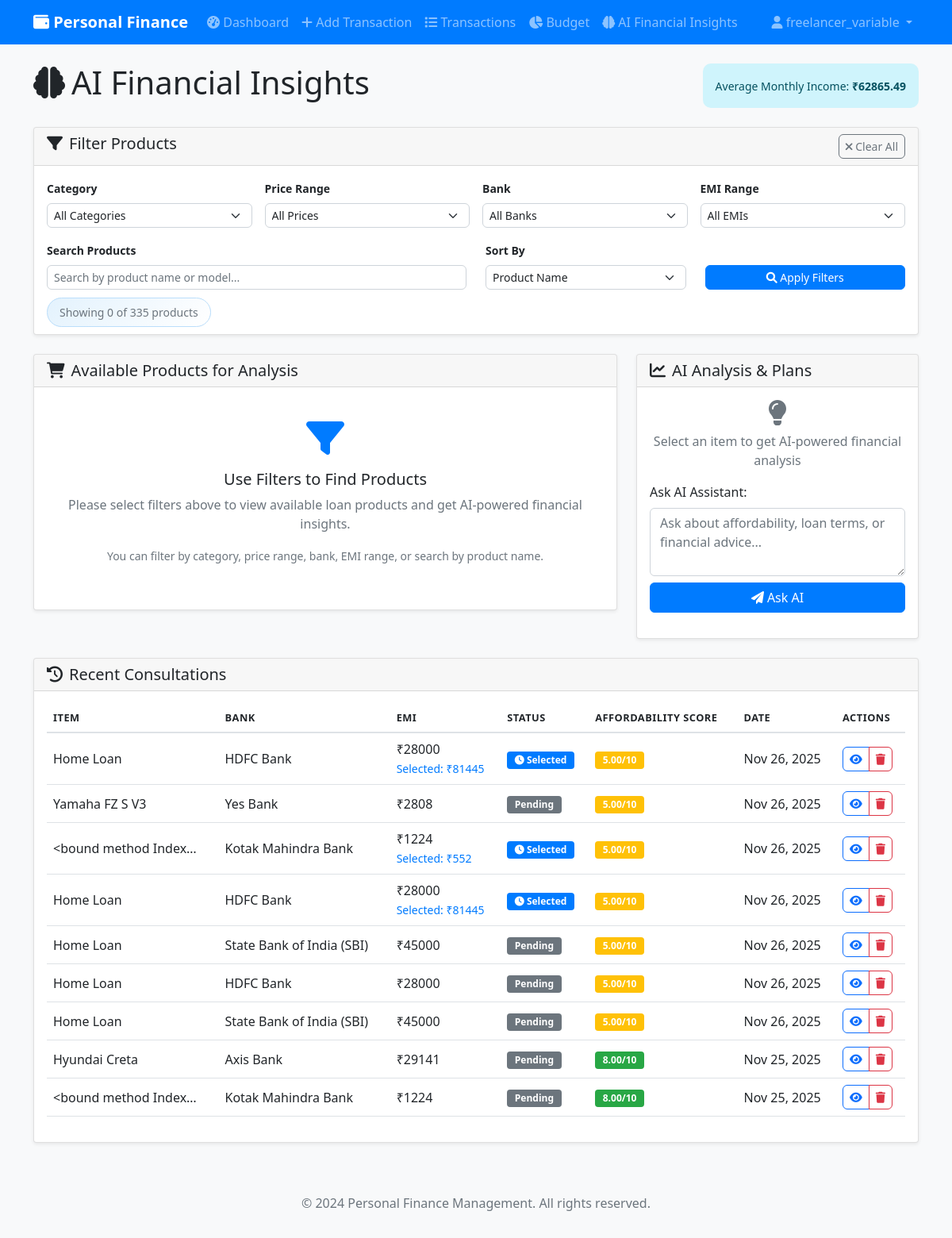
/user/ai-financial-insights/ (signed in), run on an earlier commit of the app's database.
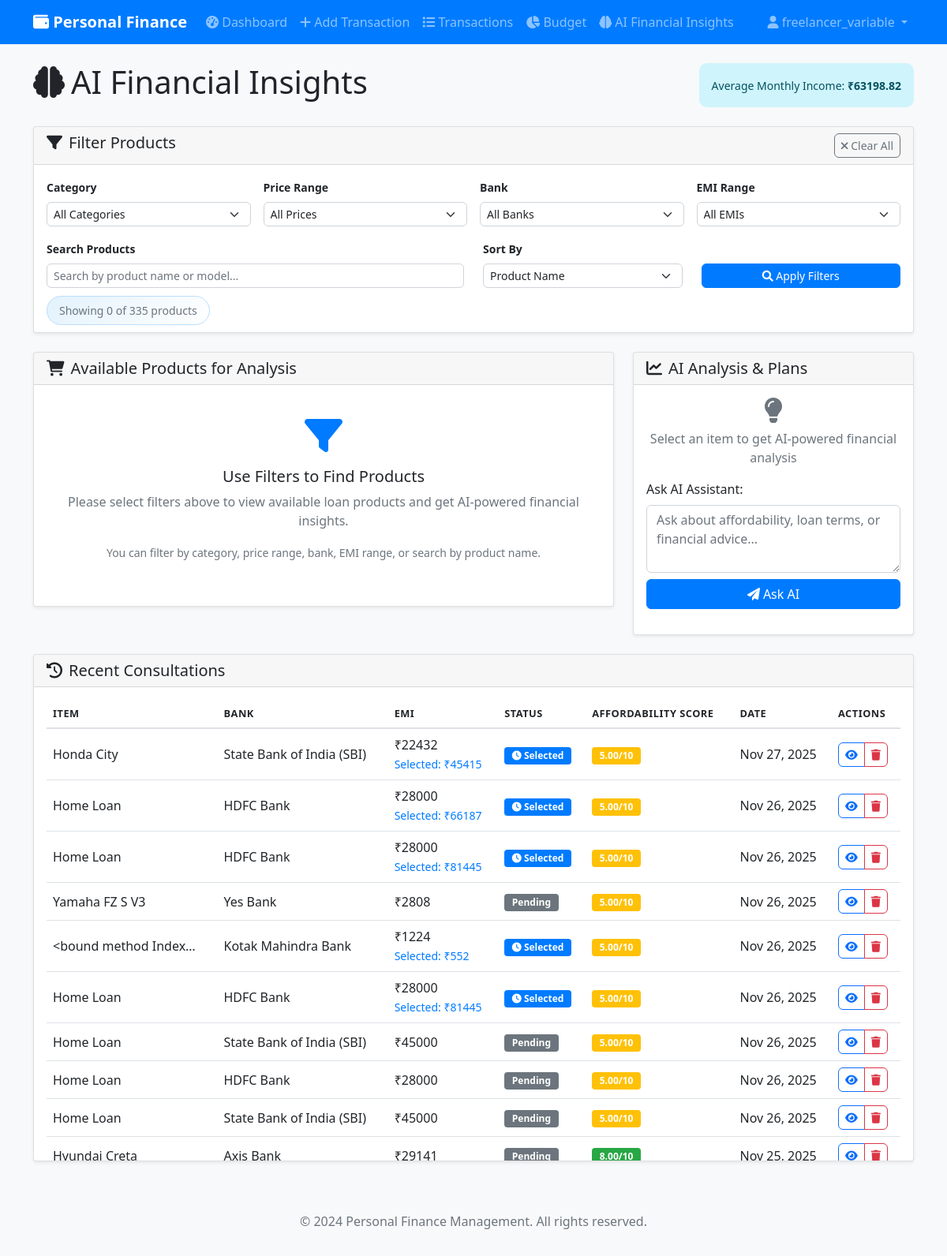
And on a later commit of the database.
### user/models.py (models this page shows, shortened)
class AIConsultation(models.Model):
    user = models.ForeignKey(User, on_delete=models.CASCADE)
    selected_item = models.ForeignKey(LoanProduct, on_delete=models.CASCADE, null=True, blank=True)
    user_income = models.DecimalField(max_digits=10, decimal_places=2)
    ai_recommendation = models.TextField()
    affordability_score = models.DecimalField(max_digits=5, decimal_places=2)
    recommended_banks = models.JSONField()  # Store list of recommended banks
    risk_assessment = models.TextField()
    fallback_item_data = models.JSONField(blank=True, null=True)  # Store fallback product details
    selected_plan = models.JSONField(blank=True, null=True)  # Store selected plan details
    activated_plan = models.BooleanField(default=False)  # Track if plan is activated
    plan_start_date = models.DateField(blank=True, null=True)  # When plan was activated
    plan_end_date = models.DateField(blank=True, null=True)  # When plan will end
    monthly_tracking_active = models.BooleanField(default=False)  # If monthly tracking is enabled
    conversation_context = models.JSONField(default=dict, blank=True, null=True)  # Store conversation state
    created_at = models.DateTimeField(auto_now_add=True)
    updated_at = models.DateTimeField(auto_now=True)
    class Meta:
        ordering = ['-created_at']

class LoanProduct(models.Model):
    CATEGORIES = [
        ('two_wheeler', 'Two Wheeler'),
        ('four_wheeler', 'Four Wheeler'),
        ('electronics', 'Electronics'),
        ('home_loan', 'Home Loan'),
        ('personal_loan', 'Personal Loan'),
        ('gold_loan', 'Gold Loan'),
    ]
    item_id = models.CharField(max_length=20)  # Bank identifier
    category = models.CharField(max_length=20, choices=CATEGORIES)
    model_name = models.CharField(max_length=100)
    price = models.DecimalField(max_digits=12, decimal_places=2)
    emi = models.DecimalField(max_digits=10, decimal_places=2)
    bank_name = models.CharField(max_length=100)
    interest_rate = models.DecimalField(max_digits=5, decimal_places=2)
    tenure_months = models.IntegerField()

### user/views.py (the view)
# urls.py: path('ai-financial-insights/', views.ai_financial_insights, name='ai_financial_insights'),
@login_required
def ai_financial_insights(request):
    six_months_ago = datetime.now() - timedelta(days=180)
    income_transactions = Transaction.objects.filter(
        user=request.user,
        transaction_type='income',
        date__gte=six_months_ago
    ).order_by('-date')
    monthly_income = {}
    for transaction in income_transactions:
        month_key = f"{transaction.date.year}-{transaction.date.month}"
        if month_key not in monthly_income:
            monthly_income[month_key] = 0
        monthly_income[month_key] += float(transaction.amount)
    average_monthly_income = sum(monthly_income.values()) / len(monthly_income) if monthly_income else 0
    loan_products = LoanProduct.objects.all()
    consultations = AIConsultation.objects.filter(user=request.user).order_by('-created_at')[:10]
    context = {
        'average_monthly_income': average_monthly_income,
        'loan_products': loan_products,
        'consultations': consultations,
        'monthly_income_data': json.dumps(monthly_income)
    }
    return render(request, 'user/ai_financial_insights.html', context)

### templates/user/ai_financial_insights.html (shortened to what the changed rows need)
{% extends 'base.html' %}
{% block content %}
<div class="row">
    <div class="col-12">
        <div class="d-flex justify-content-between align-items-center mb-4">
            <h1><i class="fas fa-brain me-2"></i>AI Financial Insights</h1>
            <div class="alert alert-info mb-0">
                <small>Average Monthly Income: <strong>₹{{ average_monthly_income|floatformat:2 }}</strong></small>
            </div>
        </div>
    </div>
</div>
<div class="row mt-4">
    <div class="col-12">
        <div class="card">
            <div class="card-body" style="max-height: 600px; overflow-y: auto;">
                {% if consultations %}
                <div class="table-responsive">
                    <table class="table table-hover">
                        <thead>
                            <tr>
                                <th>Item</th>
                                <th>Bank</th>
                                <th>EMI</th>
                                <th>Status</th>
                                <th>Affordability Score</th>
                                <th>Date</th>
                                <th>Actions</th>
                            </tr>
                        </thead>
                        <tbody>
                            {% for consultation in consultations %}
                            <tr>
                                <td>
                                    {% if consultation.selected_item %}
                                        {{ consultation.selected_item.model_name|truncatechars:20 }}
                                    {% else %}
                                        {{ consultation.fallback_item_data.model_name|truncatechars:20 }}
                                    {% endif %}
                                </td>
                                <td>
                                    {% if consultation.selected_item %}
                                        {{ consultation.selected_item.bank_name }}
                                    {% else %}
                                        {{ consultation.fallback_item_data.bank_name }}
                                    {% endif %}
                                </td>
                                <td>
                                    {% if consultation.selected_item %}
                                        ₹{{ consultation.selected_item.emi|floatformat:0 }}
                                    {% else %}
                                        ₹{{ consultation.fallback_item_data.emi|floatformat:0 }}
                                    {% endif %}
                                    {% if consultation.selected_plan and consultation.selected_plan.emi %}
                                    <br><small class="text-primary">Selected: ₹{{ consultation.selected_plan.emi|floatformat:0 }}</small>
                                    {% endif %}
                                </td>
                                <td>
                                    {% if consultation.activated_plan %}
                                    <span class="badge bg-success"><i class="fas fa-check"></i> Activated</span>
                                    {% elif consultation.selected_plan %}
                                    <span class="badge bg-primary"><i class="fas fa-clock"></i> Selected</span>
                                    {% else %}
                                    <span class="badge bg-secondary">Pending</span>
                                    {% endif %}
                                </td>
                                <td>
                                    <span class="badge {% if consultation.affordability_score >= 7 %}bg-success{% elif consultation.affordability_score >= 5 %}bg-warning{% else %}bg-danger{% endif %}">
                                        {{ consultation.affordability_score }}/10
                                    </span>
                                </td>
                                <td>{{ consultation.created_at|date:"M d, Y" }}</td>
                                <td>
                                    <div class="btn-group" role="group">
                                        <button class="btn btn-sm btn-outline-primary view-consultation"
                                                data-consultation-id="{{ consultation.id }}"
                                                title="View Details">
                                            <i class="fas fa-eye"></i>
                                        </button>
                                        {% if not consultation.activated_plan %}
                                        <button class="btn btn-sm btn-outline-danger delete-consultation"
                                                data-consultation-id="{{ consultation.id }}"
                                                title="Delete Consultation">
                                            <i class="fas fa-trash"></i>
                                        </button>
                                        {% endif %}
                                    </div>
                                </td>
                            </tr>
                            {% endfor %}
                        </tbody>
                    </table>
                </div>
                {% else %}
                <div class="text-center py-4">
                    <i class="fas fa-history fa-3x text-muted mb-3"></i>
                    <p class="text-muted">No consultation history yet. Start by selecting an item above!</p>
                </div>
                {% endif %}
            </div>
        </div>
    </div>
</div>
{% endblock %}

What changed in the data, as far as the page shows it:
no longer on this page (row unchanged): AIConsultation: selected_item.model_name "<bound method Index…", selected_item.bank_name "Kotak Mahindra Bank", selected_item.emi "1224", activated_plan "Pending", affordability_score "8.00", created_at "Nov 25, 2025"
added AIConsultation: selected_item.model_name "Honda City", selected_item.bank_name "State Bank of India (SBI)", selected_item.emi "22432", selected_plan.emi "45415", activated_plan False (drawn), affordability_score "5.00", created_at "Nov 27, 2025"
added AIConsultation: selected_item.model_name "Home Loan", selected_item.bank_name "HDFC Bank", selected_item.emi "28000", selected_plan.emi "66187", activated_plan False (drawn), affordability_score "5.00", created_at "Nov 26, 2025"
Also different on the page:
{{ average_monthly_income|floatformat:2 }}: "62865.49" → "63198.82"
